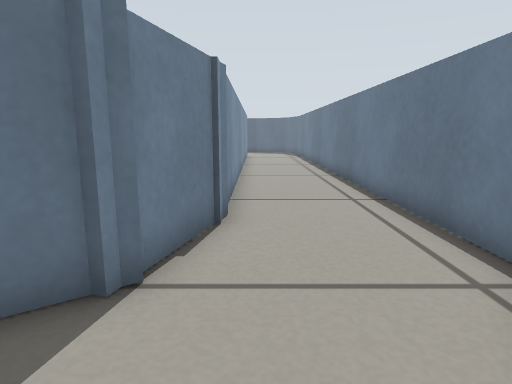
[1] (above)

17 first-person views from a walk through a world built for the Gazebo simulator. The camera is 0.34 m above the floor, tilts 10° down and sees 75° across. The floor is counted in squares, 0.2 m on a side. Each view is taken from the middle of a square. On the plan, view 1 faces up. The plan holds only what a view shows up to about 16 squares ahead; the rest is blank.

[2]
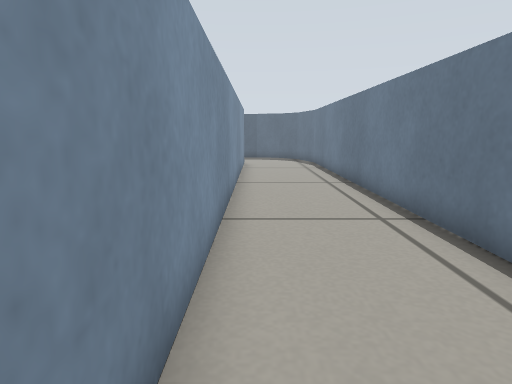

[3]
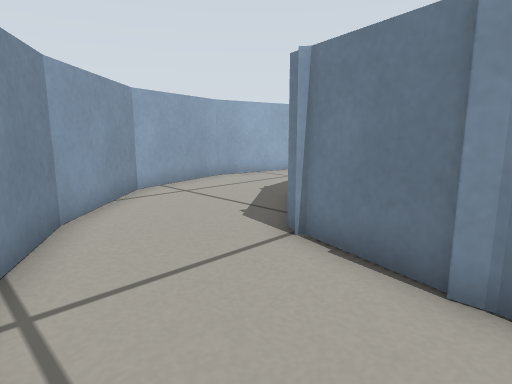

[4]
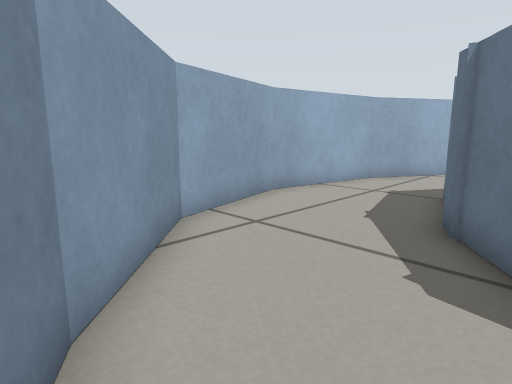

[5]
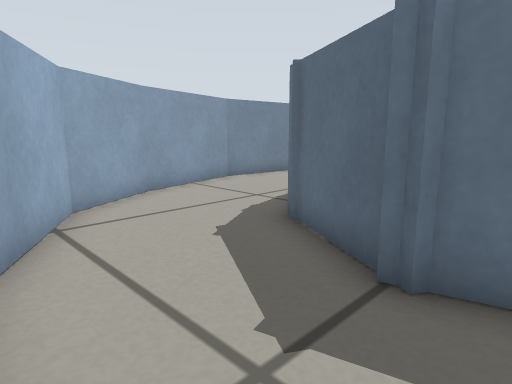

[6]
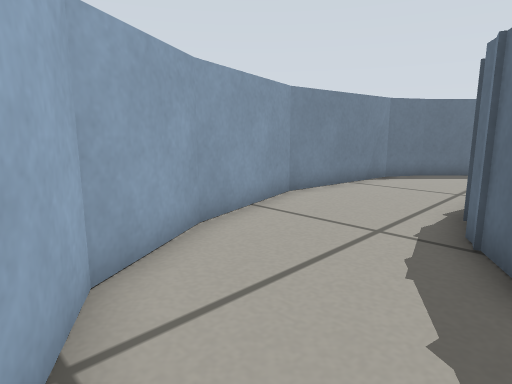

[7]
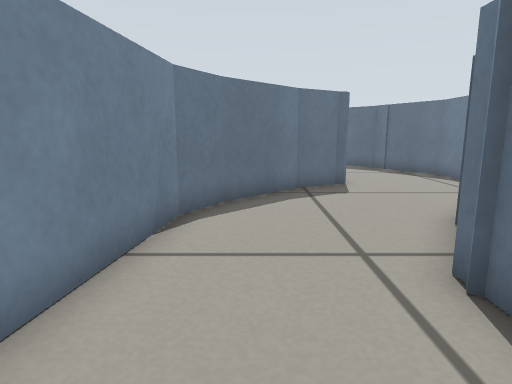

[8]
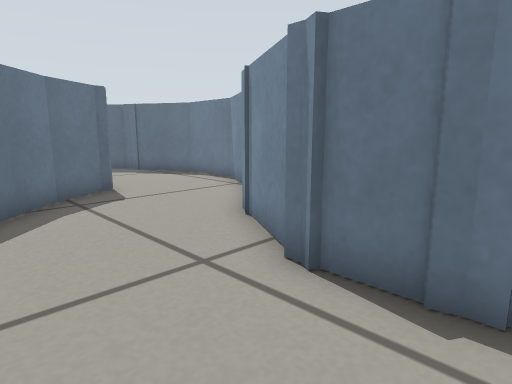

[9]
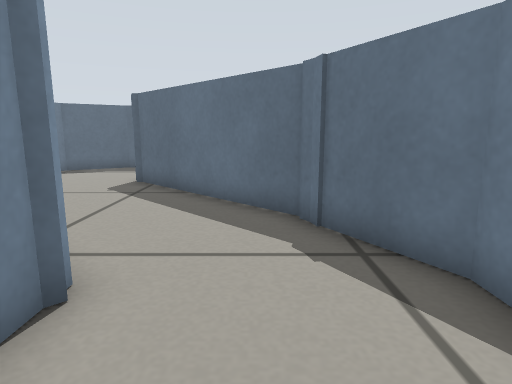

[10]
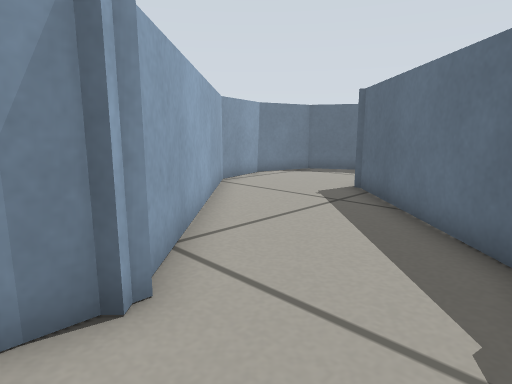

[11]
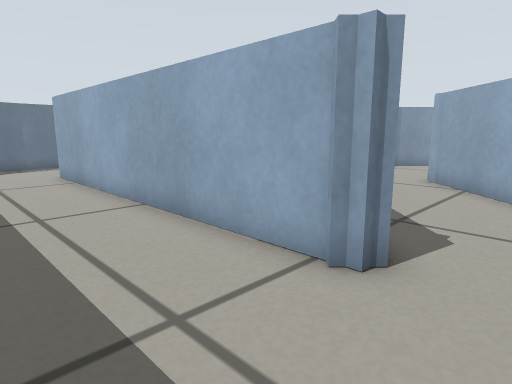

[12]
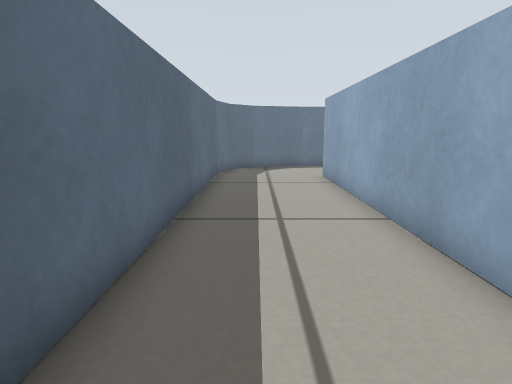

[13]
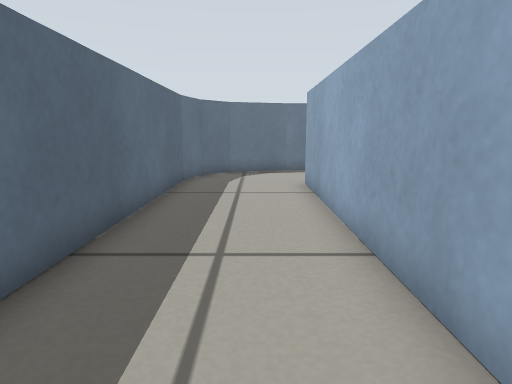

[14]
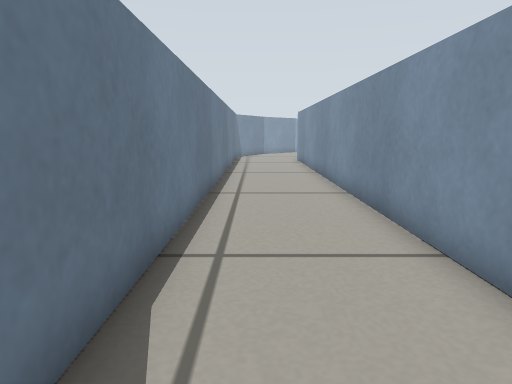

[15]
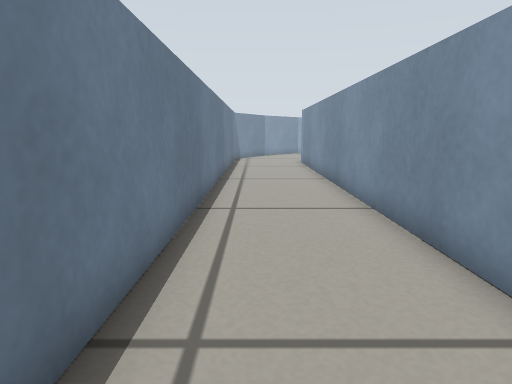

[16]
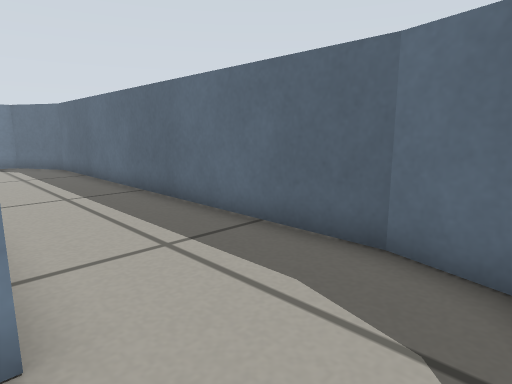

[17]
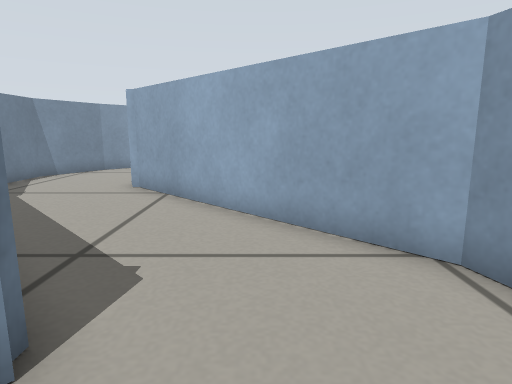

### Floor plan
Points are (right, up) in squares from view 1. A wall is a line through its corners. A room is listed if a view was taken in it or the views show most of it. See-through windows are left out.
Room 1 (views 1, 2, 3, 4, 5, 6, 7, 8, 9, 10, 11, 12, 13, 14, 15, 16, 17)
walls: (-8, 12.4) (-6.5, 14.9) (-6.5, 17.7) (-8.1, 20.5); (-8.8, 11.6) (-7.9, 12.5); (-10.9, 15.3) (-12.8, 14.2); (-11.1, 17.1) (-11.1, 16.2); (-7.9, 19.8) (-8.1, 20.7) (-13, 25.6); (-12.7, 14.3) (-14.8, 12.2) (-15.6, 10.8) (-16.2, 5.6) (-15.1, 1.6) (-13.7, -0.9) (-10.2, -2.9) (-5.5, -3.7) (-1.6, -2.7) (1.3, 0.2); (-11.8, 7.2) (-9.9, 10.6); (-0.6, 6.9) (-1.4, 3.7); (-11.6, 5.2) (-11.6, 7.2); (-11, 3.5) (-11.1, 3.9); (-13.4, 25.9) (-13, 26.3) (-0.7, 26.3) (-0.7, 6.1); (-10.5, 2.8) (-11.3, 4.3); (-1.7, 3.3) (-4.5, 1.2); (-6.4, 0.9) (-7.7, 0.5); (-7.7, 0.8) (-9.9, 2.1); (3.4, 4.2) (3.4, 26.6); (3.4, 26.5) (2.7, 29.1) (1.6, 30.2) (0, 30.7); (1.3, 0.1) (2.5, 2.3); (0.1, 30.6) (-15.3, 30.6) (-17.7, 29.3) (-18.4, 26.6) (-17.7, 23.9) (-10.9, 17.1)

Where each view was taken, in squares from view 1:
view 1: 0 up, 0 right, facing up
view 2: 7 up, 0 right, facing up
view 3: 7 up, 3 right, facing down-left
view 4: 3 up, 2 right, facing down-left
view 5: 3 down, 6 left, facing up-left
view 6: 2 down, 10 left, facing up-left
view 7: 4 up, 14 left, facing up
view 8: 5 up, 15 left, facing up-right
view 9: 14 up, 9 left, facing up
view 10: 16 up, 8 left, facing up-left
view 11: 30 up, 15 left, facing down-right
view 12: 29 up, 14 left, facing right
view 13: 28 up, 12 left, facing right
view 14: 28 up, 2 right, facing down
view 15: 26 up, 2 right, facing down
view 16: 26 up, 2 right, facing up-left
view 17: 28 up, 15 left, facing down
